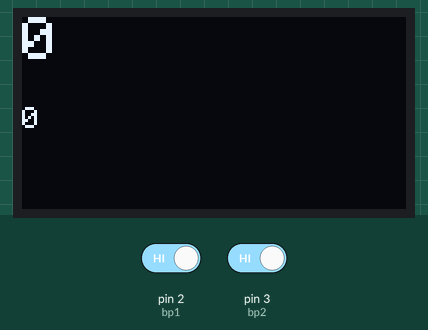
Simulated run of this sketch. Board: Arduino Uno, built with avr-gcc and run on an emulated ATmega328P. Shown: 128×64 one-colour display. Inputs (shaded band) come from the test bench; at power-on: pin 2 (bp1) HIGH, pin 3 (bp2) HIGH.

Above: at 3.2 s.
3.3 s: pin 2 (bp1) driven LOW
At 3.48 s:
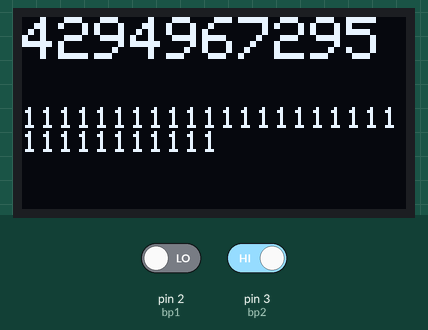
4.9 s: pin 3 (bp2) driven LOW
At 6.2 s:
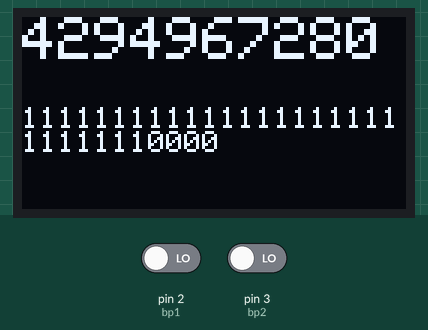
Timing chart, 0 to 7.9 s (numbered marks = the images above; inputs shaded):
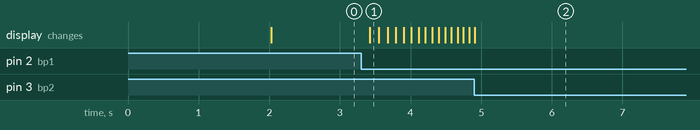

Measured:
- after the input at 3.3 s, the display: changes after 0.13 s (image 1)

The sketch:

index.ino
```cpp
#include <Wire.h>
#include <Adafruit_GFX.h>
#include <Adafruit_SSD1306.h>

#define SCREEN_WIDTH 128 // La longueur de l'écran, en pixels
#define SCREEN_HEIGHT 64 // La hauteur de l'écran, en pixels

// Declaration d'un objet de type Adafruit_SSD1306
Adafruit_SSD1306 display(SCREEN_WIDTH, SCREEN_HEIGHT, &Wire, -1);

int bp1 = 2;
int bp2 = 3;
unsigned long val10;
unsigned t = 100;
unsigned long previousMillis = 0; // Initialisation de la variable qui servira à stocker le dernier temps
const long interval = 100;   // Intervalle de temps entre deux mesures

void setup() {
    pinMode(bp1, INPUT);
    pinMode(bp2, INPUT);

    Serial.begin(115200);

    delay(2000);
    display.clearDisplay();
}

void loop () {
unsigned long currentMillis = millis();


    if (currentMillis - previousMillis >= interval) {
        previousMillis = currentMillis;

        if (digitalRead(bp1) == LOW || digitalRead(bp2) == LOW && t > 0) {
            t = t - 5;
        }
        else if (t < 100){
            t = 100;
        }
    }

    if (digitalRead(bp1) == HIGH) {
        val10 = val10 + 1;
    }

    if (digitalRead(bp2) == HIGH) {
        val10 = val10 - 1;
    }

    display.clearDisplay();
    display.setTextSize(2);
    display.setTextColor(WHITE);
    display.setCursor(0, 0);
    display.println(val10);

    display.setTextSize(1);
    display.setCursor(0, 30);
    display.println(val10, BIN);
    display.display();
    delay(t);
}
```
